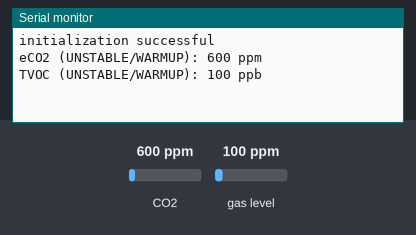
A sketch run on a simulated Arduino Uno, built with avr-gcc and run on an emulated ATmega328P. Shown: the last lines printed to the serial monitor. The test bench sets the inputs (shaded band); at power-on: CO2 600 ppm, gas level 100 ppm.

Above: at 1.8 s.
1.9 s: CO2 set to 452 ppm
At 2.8 s:
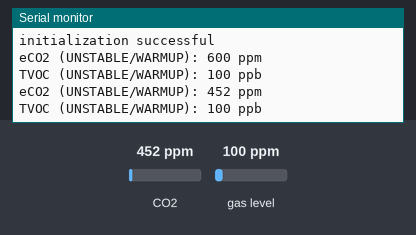
3.4 s: gas level set to 20 ppm
At 4.7 s:
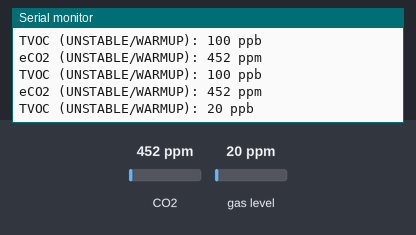
4.9 s: CO2 set to 1050 ppm
At 5.6 s:
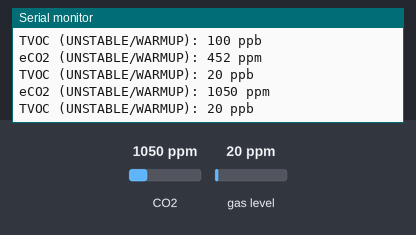
Timing chart, 0 to 7.9 s (numbered marks = the images above; inputs shaded):
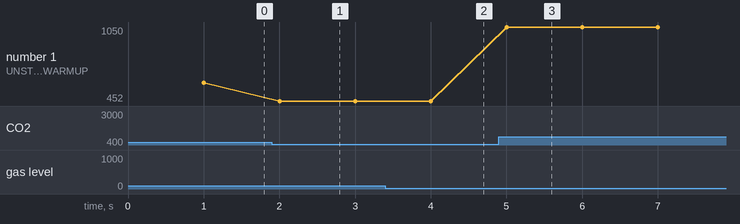

The sketch:

Ex3.3-template.ino
```cpp
// Task 3: Air Quality Monitoring with SGP30


#include <Adafruit_SGP30.h>

// --- Objects ---
Adafruit_SGP30 sgp;

// --- Timing ---
// TODO: define sampling interval (1 second)
const unsigned long interval = 1000;
// --- Warm-up ---
// TODO: define warm-up duration (15 seconds)
const unsigned long warmUp = 15000;

// TODO: maintain a warm-up state indicator
bool stateWarmUp = true;

unsigned long lastMeasure = 0; // last carried measure

unsigned long systemStartTime = 0; // stores the system start time

void setup() {
    Serial.begin(115200);
    while (!Serial && millis() < 3000);

    // TODO: initialize the sensor and handle initialization failure
    bool initialized = sgp.begin();                                 // try to initialize
    if (!initialized){
        Serial.println("initialization failed");
        while(true);                                                // if unsuccessful stay in loop
    }
    Serial.println("initialization successful");
    // TODO: start air quality measurements
    sgp.IAQmeasure();                                               // air measure
    // TODO: record system start time
    systemStartTime = millis();                                     // stores the required time to start systems
}

void loop() {
    unsigned long now = millis();                                   // time since start

    bool measure = false;                                           // air measure successful or not

    // TODO: implement periodic sampling at 1 Hz using millis()
    if (now - lastMeasure >= interval){                             // check for next measure
        lastMeasure = now;                                          // set back timer
    // TODO: perform a measurement and handle failure cases
        measure = sgp.IAQmeasure();
        if(!measure){
            Serial.println("eCO2/TVOC measure failed");             // handle failure
            return;                                                 // stop loop
        }
    // TODO: update warm-up state based on elapsed time
        if(stateWarmUp && now - systemStartTime >= warmUp){
            stateWarmUp = false;                                    // swotch to ready-state
        }
    // TODO: output measurement results
    //       - indicate warm-up vs ready state
    //       - ensure correct formatting for integer values
        uint16_t eCO2 = sgp.eCO2;
        uint16_t TVOC = sgp.TVOC;

        if(stateWarmUp){                                           // print warmUp output
            Serial.print("eCO2 (UNSTABLE/WARMUP): ");
            Serial.print(eCO2);
            Serial.println(" ppm");
            Serial.print("TVOC (UNSTABLE/WARMUP): ");
            Serial.print(TVOC);
            Serial.println(" ppb");
        }
        else {                                                     // print ready output
            Serial.print("eCO2: ");
            Serial.print(eCO2);
            Serial.println(" ppm");
            Serial.print("TVOC: ");
            Serial.print(TVOC);
            Serial.println(" ppb");
        }
    }
}
```

Measured:
- after the input at 1.9 s, the serial monitor: prints a new line after 0.10 s (image 1)
- after the input at 3.4 s, the serial monitor: prints a new line after 0.60 s (image 2)
- after the input at 4.9 s, the serial monitor: prints a new line after 0.10 s (image 3)
- plotted number 1: 600 → 452 after the input at 1.9 s, 452 → 1050 after the input at 4.9 s
